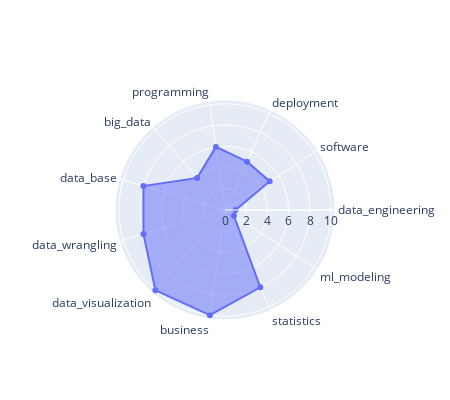

The notebook cell saved with this chart:
### Markdown cell above
**Analista de BI**

Habilidades:
- Comunicación, **visualización**, **entendimiento de negocio**.
- Excel, SQL, **Tableau**, **power BI**
- Python, R

### Code cell
perfil = 'bi_analyst'
fig = go.Figure(data=go.Scatterpolar(r=pd_skills[perfil], theta=pd_skills.skill, fill='toself'))
fig.update_layout(polar=dict(radialaxis=dict(visible=True),),showlegend=False,width=450, height=400)
fig.show()

### Figure 1 — Plotly figure (JSON) as saved in the notebook; plotly's stock layout.template omitted (floating-point values rounded to 4 significant figures)
{"data": [{"fill": "toself", "r": [1, 5, 5, 6, 4, 8, 8, 10, 10, 8, 1], "theta": ["data_engineering", "software", "deployment", "programming", "big_data", "data_base", "data_wrangling", "data_visualization", "business", "statistics", "ml_modeling"], "type": "scatterpolar"}], "layout": {"height": 400, "polar": {"radialaxis": {"visible": true}}, "showlegend": false, "width": 450}}
